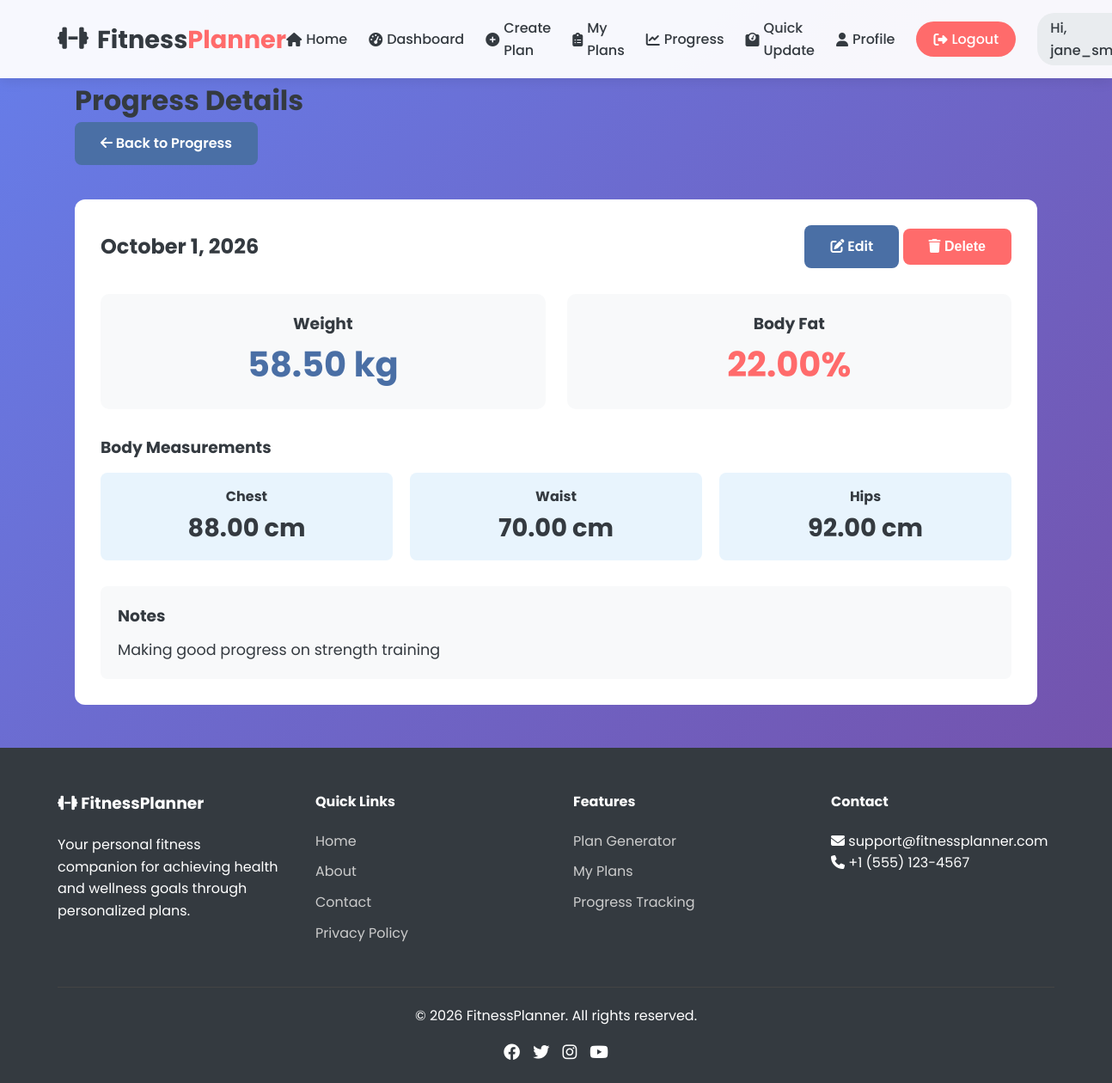
/view_progress.php?id=2 (signed in), run on the app's committed database.
### tables this page shows
CREATE TABLE IF NOT EXISTS progress (
    id INT PRIMARY KEY AUTO_INCREMENT,
    user_id INT,
    date DATE,
    weight DECIMAL(5,2) COMMENT 'in kilograms',
    body_fat DECIMAL(5,2) COMMENT 'percentage',
    chest_cm DECIMAL(5,2),
    waist_cm DECIMAL(5,2),
    hips_cm DECIMAL(5,2),
    notes TEXT,
    created_at TIMESTAMP DEFAULT CURRENT_TIMESTAMP,
    FOREIGN KEY (user_id) REFERENCES users(id) ON DELETE CASCADE,
    UNIQUE KEY unique_user_date (user_id, date),
    INDEX idx_user_id (user_id),
    INDEX idx_date (date)
);

### view_progress.php (the view, shortened to what this page needs)
<?php
require_once 'config/database.php';
$user_id = $_SESSION['user_id'];
$progress_id = isset($_GET['id']) ? intval($_GET['id']) : 0;
$query = "SELECT * FROM progress WHERE id = $progress_id AND user_id = $user_id";
$result = $conn->query($query);
$progress = $result->fetch_assoc();
require_once 'includes/header.php';
?>
<div class="container">
    <h1>Progress Details</h1>
    <a href="progress.php" class="btn" style="margin-bottom: 20px;">
        <i class="fas fa-arrow-left"></i> Back to Progress
    </a>
    <div style="background: white; padding: 30px; border-radius: 12px; margin-top: 20px;">
        <div style="display: flex; justify-content: space-between; align-items: center; margin-bottom: 30px;">
            <h2><?php echo date('F j, Y', strtotime($progress['date'])); ?></h2>
            <div>
                <a href="edit_progress.php?id=<?php echo $progress['id']; ?>" class="btn">
                    <i class="fas fa-edit"></i> Edit
                </a>
                <button onclick="deleteProgress(<?php echo $progress['id']; ?>)" class="btn btn-accent">
                    <i class="fas fa-trash"></i> Delete
                </button>
            </div>
        </div>
        <div style="display: grid; grid-template-columns: repeat(auto-fit, minmax(250px, 1fr)); gap: 25px;">
            <div style="text-align: center; padding: 20px; background: #f8f9fa; border-radius: 10px;">
                <h3>Weight</h3>
                <div style="font-size: 2.5rem; font-weight: bold; color: var(--primary);">
                    <?php echo $progress['weight']; ?> kg
                </div>
            </div>
            <?php if($progress['body_fat']): ?>
                <div style="text-align: center; padding: 20px; background: #f8f9fa; border-radius: 10px;">
                    <h3>Body Fat</h3>
                    <div style="font-size: 2.5rem; font-weight: bold; color: var(--accent);">
                        <?php echo $progress['body_fat']; ?>%
                    </div>
                </div>
            <?php endif; ?>
        </div>
        <?php if($progress['chest_cm'] || $progress['waist_cm'] || $progress['hips_cm']): ?>
            <h3 style="margin-top: 30px; margin-bottom: 15px;">Body Measurements</h3>
            <div style="display: grid; grid-template-columns: repeat(auto-fit, minmax(200px, 1fr)); gap: 20px;">
                <?php if($progress['chest_cm']): ?>
                    <div style="text-align: center; padding: 15px; background: #e8f4fd; border-radius: 8px;">
                        <h4>Chest</h4>
                        <div style="font-size: 1.8rem; font-weight: bold;">
                            <?php echo $progress['chest_cm']; ?> cm
                        </div>
                    </div>
                <?php endif; ?>
                <?php if($progress['waist_cm']): ?>
                    <div style="text-align: center; padding: 15px; background: #e8f4fd; border-radius: 8px;">
                        <h4>Waist</h4>
                        <div style="font-size: 1.8rem; font-weight: bold;">
                            <?php echo $progress['waist_cm']; ?> cm
                        </div>
                    </div>
                <?php endif; ?>
                <?php if($progress['hips_cm']): ?>
                    <div style="text-align: center; padding: 15px; background: #e8f4fd; border-radius: 8px;">
                        <h4>Hips</h4>
                        <div style="font-size: 1.8rem; font-weight: bold;">
                            <?php echo $progress['hips_cm']; ?> cm
                        </div>
                    </div>
                <?php endif; ?>
            </div>
        <?php endif; ?>
        <?php if($progress['notes']): ?>
            <div style="margin-top: 30px; padding: 20px; background: #f8f9fa; border-radius: 8px;">
                <h3>Notes</h3>
                <p style="margin-top: 10px; font-size: 1.1rem; line-height: 1.6;">
                    <?php echo nl2br(htmlspecialchars($progress['notes'])); ?>
                </p>
            </div>
        <?php endif; ?>
    </div>
</div>
<?php
require_once 'includes/footer.php';
?>

### css/style.css (style rules this page uses)
* { margin: 0; padding: 0; box-sizing: border-box; }
:root { --primary: #4a6fa5; --secondary: #166088; --accent: #ff6b6b; --success: #4CAF50; --warning: #FFC107; --light: #f8f9fa; --dark: #343a40; --gray: #6c757d; --light-gray: #e9ecef; }
body { font-family: 'Poppins', sans-serif; line-height: 1.6; color: var(--dark); background: linear-gradient(135deg, #667eea 0%, #764ba2 100%); min-height: 100vh; }
.container { max-width: 1200px; margin: 0 auto; padding: 0 20px; }
.btn { display: inline-block; padding: 12px 30px; background: var(--primary); color: white; border: none; border-radius: 8px; font-size: 1rem; font-weight: 600; cursor: pointer; transition: background 0.3s; text-decoration: none; text-align: center; }
.btn-accent { background: var(--accent); }

### data on the page
progress: date "October 1, 2026", weight "58.50", body_fat "22.00", chest_cm "88.00", waist_cm "70.00", hips_cm "92.00", notes "Making good progress on strength training"
